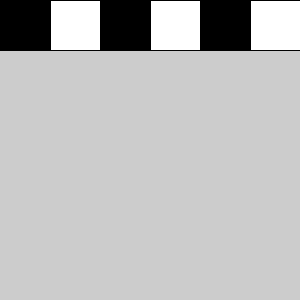
Frame 1 (no input)
Frame 60 (the mouse pressed at the canvas centre just before this capture): identical to frame 1, image omitted
Frame 120 (the mouse held since frame 60 and released just before this capture): identical to frame 1, image omitted

The Processing sketch that drew this single still picture (run headless with seeded random() and noise(); from frame 60 on, the mouse is pressed at the canvas centre):

// Processing sketch: processing_62660
// ── processing_62660.pde

int breite = 50;

void setup() {
  size(300, 300);
}

void draw() {
  for (int x = 0; x < 300; x++) {
    fill(255);

    if (x %2 == 0) {
      fill(0);
    }
    rect(x * breite, 0, breite, breite);
  }
}
